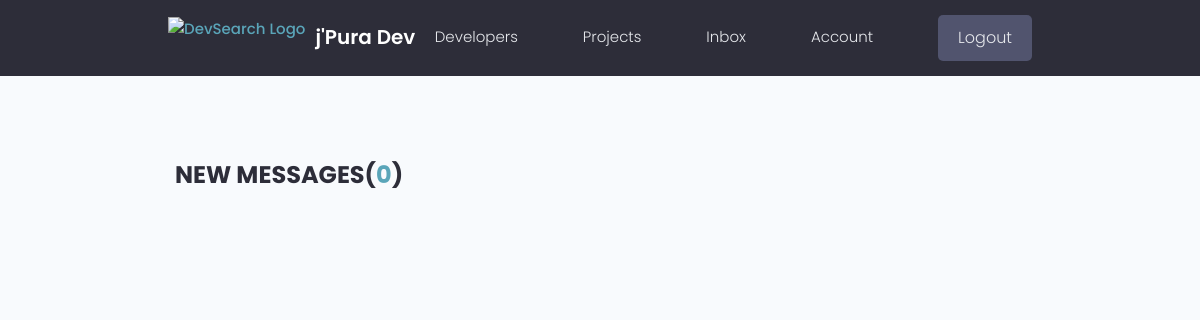
Page /message-inbox/duvindu/ (signed in) on the earlier database version.
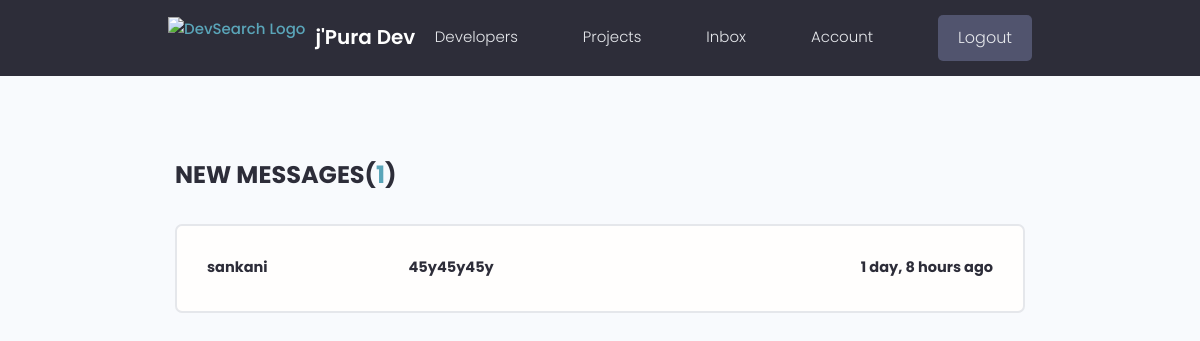
Same page on the later database version.
### home/models.py (models this page shows, shortened)
class Message(models.Model):
    sender = models.ForeignKey(User, on_delete=models.CASCADE)
    receiver = models.ForeignKey(User, on_delete=models.CASCADE, related_name='receiver')
    name = models.CharField(max_length=100)
    email = models.EmailField(max_length=100)
    subject = models.CharField(max_length=100)
    body = models.TextField()
    is_read = models.BooleanField(default=False)
    created = models.DateTimeField(auto_now_add=True)
    class Meta:
        ordering = ['is_read', '-created']

### home/views.py (the view)
# urls.py: path('message-inbox/<str:username>/', message_inbox, name = 'message-inbox'),
@login_required
def message_inbox(request,username):
    current_user = User.objects.get(username = username)
    if current_user != request.user:
        return HttpResponse('<h1>403 Forbidden!</h1>')
    all_messages = current_user.receiver.all()
    new_messages_count = all_messages.filter(is_read = False).count()
    context = {'all_messages':all_messages, 'new_messages_count':new_messages_count}
    return render(request, 'home/message_inbox.html', context)

### home/templates/home/message_inbox.html (shortened to what this page needs)
{% extends 'base.html' %}
{% block content %}
    <main class="inbox my-xl">
        <div class="content-box">
        <h3 class="inbox__title">New Messages(<span>{{new_messages_count}}</span>)</h3>
        {% if all_messages %}
            <ul class="messages">
            {% for msg in all_messages %}
                {% if msg.is_read == False %}
                    <li class="message message--unread">
                        <a href="{% url 'message-view' msg.id %}">
                            <span class="message__author">{{msg.name}}</span>
                            <span class="message__subject">{{msg.body}}</span>
                            <span class="message__date">{{msg.created|timesince}} ago</span>
                        </a>
                    </li>
                {% endif %}
            {% endfor%}
            </ul>
        {% endif %}
        </div>
    </main>
{% endblock content %}

Differences in the rows shown:
added Message: name "sankani", body "45y45y45y", created "1 day, 8 hours"
Other differences:
{{ new_messages_count }}: "0" → "1"
